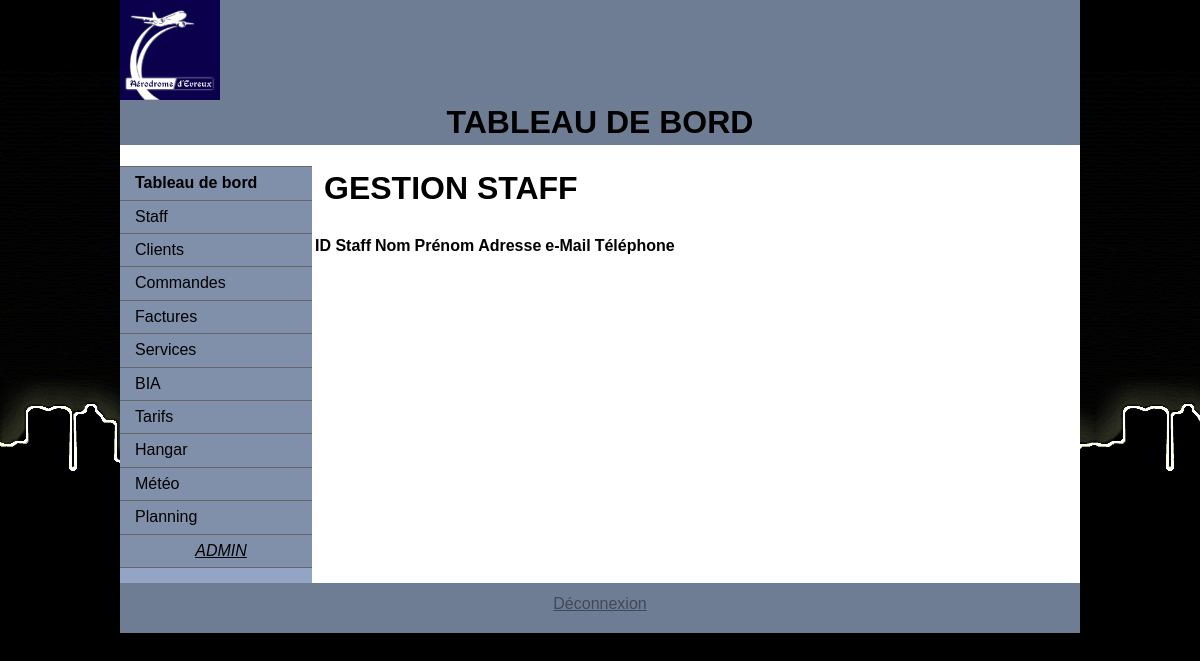
Page /backoffice/g_staff.php on the earlier database version.
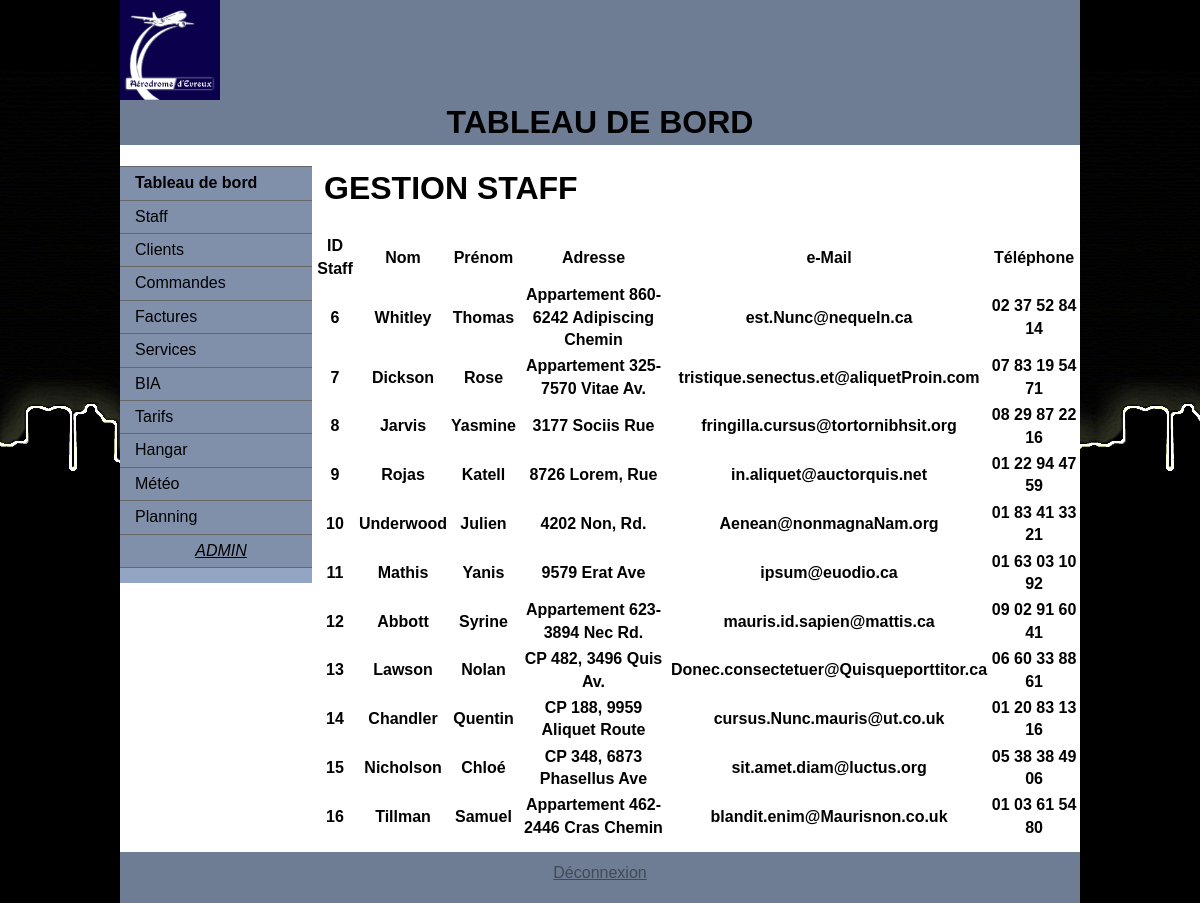
Same page on the later database version.
### tables this page shows
CREATE TABLE `staff` (
  `idStaff` int(11) NOT NULL,
  `login` varchar(100) NOT NULL,
  `mdp` varchar(100) NOT NULL,
  `nom` varchar(100) NOT NULL,
  `prenom` varchar(100) NOT NULL,
  `adresse` varchar(100) NOT NULL,
  `email` varchar(100) NOT NULL,
  `telephone` varchar(100) NOT NULL,
  `experience` int(11) NOT NULL
);

### backoffice/g_staff.php (the view, shortened to what this page needs)
<!doctype html>
<html>
<head>
<link href="css/style.css" rel="stylesheet" type="text/css">
</head>
<body>
<div class="container">
  <div class="header">
  <?php
  	include("inc/header.php");
  ?>
  </div>
  <div class="sidebar1">
    <?php
		include("inc/nav.php");
	?>
    </div>
  <div class="content">
    <h1>GESTION STAFF</h1>
    <?php
				require_once('../inc/connection.php');
			?>
			<table class="table table-bordered table-inverse">
				<thead>
				<tr>
					<th>ID Staff</th>
					<th>Nom</th>
					<th>Prénom</th>
					<th>Adresse</th>
                    <th>e-Mail</th>
                    <th>Téléphone</th>
				</tr>
				</thead>
				<?php
				$reponse = $bdd->query('SELECT * FROM staff');;
				while ($donnees = $reponse->fetch())
				{
					echo '
					<tbody>
					<tr>
							<th>'.$donnees['idStaff'].'</th>
							<th>'.$donnees['nom'].'</th>
							<th>'.$donnees['prenom'].'</th>
							<th>'.$donnees['adresse'].'</th>
							<th>'.$donnees['email'].'</th>
							<th>'.$donnees['telephone'].'</th>
					</tr>
					</tbody>';
				}
				?>
			</table>
    </div>
  <div class="footer">
    <?php
		include("inc/footer.php");
	?>
  </div>
  </div>
</body>
</html>

### backoffice/inc/header.php
<img src="img/logo.jpg" alt="logo" name="logo" height="100" id="logo" style="background-color: #8090AB; display:block;" />
<h1 align="center">TABLEAU DE BORD</h1>

### backoffice/inc/nav.php
<ul class="nav">
	<li><a href="index.php"><b>Tableau de bord</b></a></li>
	<li><a href="g_staff.php">Staff</a></li>
    <li><a href="g_clients.php">Clients</a></li>
    <li><a href="g_commandes.php">Commandes</a></li>
    <li><a href="g_factures.php">Factures</a></li>
    <li><a href="g_services.php">Services</a></li>
    <li><a href="g_bia.php">BIA</a></li>
    <li><a href="g_tarifs.php">Tarifs</a></li>
    <li><a href="g_hangar.php">Hangar</a></li>
    <li><a href="g_meteo.php">Météo</a></li>
    <li><a href="g_planning.php">Planning</a></li>
    <li><center><a href="g_admin.php"><i><u>ADMIN</u></i></a></center></li>
</ul>

### backoffice/inc/footer.php
<p align="center"><a href="../">Déconnexion</a></p>

### backoffice/css/style.css (style rules this page uses)
body { font: 100%/1.4 Verdana, Arial, Helvetica, sans-serif; background-image: url(../img/background.jpg); background-color: #4E5869; margin: 0; padding: 0; color: #000; }
ul, ol, dl { padding: 0; margin: 0; }
h1, h2, h3, h4, h5, h6, p { margin-top: 0; padding-right: 12px; padding-left: 12px; }
a:link { color:#414958; text-decoration: underline; }
.container { width: 80%; max-width: 1260px; min-width: 780px; background-color: #FFF; margin: 0 auto; }
.header { background-color: #6F7D94; }
.sidebar1 { float: left; width: 20%; background-color: #93A5C4; }
.content { padding: 0px 0px 10px 0px; width: 80%; float: left; }
ul.nav { list-style: none; border-top: 1px solid #666; margin-bottom: 15px; }
ul.nav li { border-bottom: 1px solid #666; }
ul.nav a, ul.nav a:visited { padding: 5px 5px 5px 15px; display: block; text-decoration: none; background-color: #8090AB; color: #000; }
.footer { padding: 10px 0px 2px 0px; background-color: #6F7D94; clear: both; }

Differences in the rows shown:
added staff: idStaff "6", nom "Whitley", prenom "Thomas", adresse "Appartement 860-6242 Adipiscing Chemin", email "est.Nunc@nequeIn.ca", telephone "02 37 52 84 14"
added staff: idStaff "7", nom "Dickson", prenom "Rose", adresse "Appartement 325-7570 Vitae Av.", email "tristique.senectus.et@aliquetProin.com", telephone "07 83 19 54 71"
added staff: idStaff "8", nom "Jarvis", prenom "Yasmine", adresse "3177 Sociis Rue", email "fringilla.cursus@tortornibhsit.org", telephone "08 29 87 22 16"
added staff: idStaff "9", nom "Rojas", prenom "Katell", adresse "8726 Lorem, Rue", email "in.aliquet@auctorquis.net", telephone "01 22 94 47 59"
added staff: idStaff "10", nom "Underwood", prenom "Julien", adresse "4202 Non, Rd.", email "Aenean@nonmagnaNam.org", telephone "01 83 41 33 21"
added staff: idStaff "11", nom "Mathis", prenom "Yanis", adresse "9579 Erat Ave", email "ipsum@euodio.ca", telephone "01 63 03 10 92"
added staff: idStaff "12", nom "Abbott", prenom "Syrine", adresse "Appartement 623-3894 Nec Rd.", email "mauris.id.sapien@mattis.ca", telephone "09 02 91 60 41"
added staff: idStaff "13", nom "Lawson", prenom "Nolan", adresse "CP 482, 3496 Quis Av.", email "Donec.consectetuer@Quisqueporttitor.ca", telephone "06 60 33 88 61"
added staff: idStaff "14", nom "Chandler", prenom "Quentin", adresse "CP 188, 9959 Aliquet Route", email "cursus.Nunc.mauris@ut.co.uk", telephone "01 20 83 13 16"
added staff: idStaff "15", nom "Nicholson", prenom "Chloé", adresse "CP 348, 6873 Phasellus Ave", email "sit.amet.diam@luctus.org", telephone "05 38 38 49 06"
added staff: idStaff "16", nom "Tillman", prenom "Samuel", adresse "Appartement 462-2446 Cras Chemin", email "blandit.enim@Maurisnon.co.uk", telephone "01 03 61 54 80"
